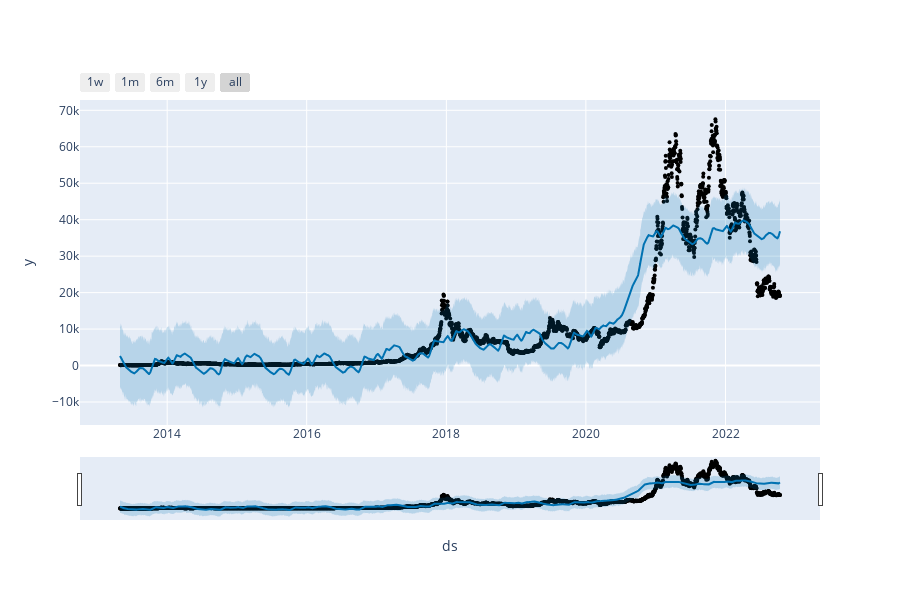

The cell this chart's notebook holds for it:
### Code cell
from prophet.plot import plot_plotly, plot_components_plotly

plot_plotly(m, forecast)

### Figure 1 — Plotly figure (JSON) as saved in the notebook; plotly's stock layout.template omitted (floating-point values rounded to 4 significant figures; data arrays with more than 128 entries replaced by an {"elided": "..."} marker saying what was removed)
{"data": [{"marker": {"color": "black", "size": 4}, "mode": "markers", "name": "Actual", "type": "scatter", "x": {"elided": "3448 str values"}, "y": {"elided": "3448 float values"}}, {"hoverinfo": "skip", "line": {"width": 0}, "mode": "lines", "type": "scatter", "x": {"elided": "3448 str values"}, "y": {"elided": "3448 float values"}}, {"fill": "tonexty", "fillcolor": "rgba(0, 114, 178, 0.2)", "line": {"color": "#0072B2", "width": 2}, "mode": "lines", "name": "Predicted", "type": "scatter", "x": {"elided": "3448 str values"}, "y": {"elided": "3448 float values"}}, {"fill": "tonexty", "fillcolor": "rgba(0, 114, 178, 0.2)", "hoverinfo": "skip", "line": {"width": 0}, "mode": "lines", "type": "scatter", "x": {"elided": "3448 str values"}, "y": {"elided": "3448 float values"}}], "layout": {"height": 600, "showlegend": false, "width": 900, "xaxis": {"rangeselector": {"buttons": [{"count": 7, "label": "1w", "step": "day", "stepmode": "backward"}, {"count": 1, "label": "1m", "step": "month", "stepmode": "backward"}, {"count": 6, "label": "6m", "step": "month", "stepmode": "backward"}, {"count": 1, "label": "1y", "step": "year", "stepmode": "backward"}, {"step": "all"}]}, "rangeslider": {"visible": true}, "title": {"text": "ds"}, "type": "date"}, "yaxis": {"title": {"text": "y"}}}}
